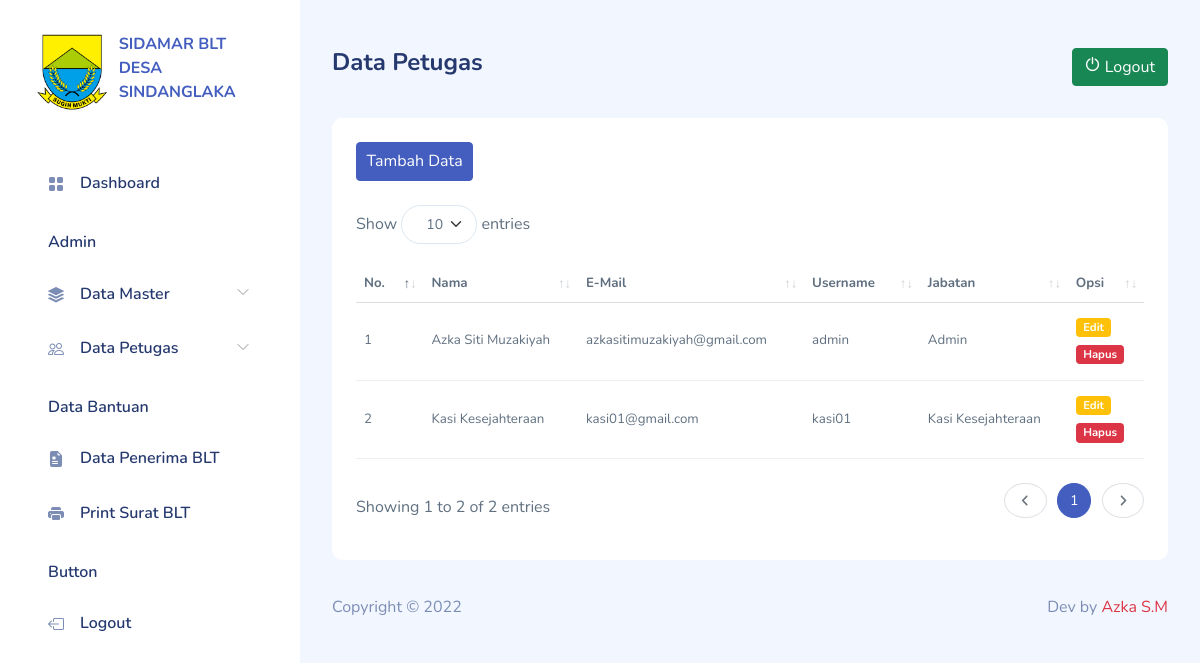
The page /data_petugas.php (signed in) on the database its author committed.
### tables this page shows
CREATE TABLE `users` (
  `id` int(11) NOT NULL,
  `nama` varchar(255) NOT NULL,
  `email` varchar(255) NOT NULL,
  `username` varchar(255) NOT NULL,
  `password` varchar(255) NOT NULL,
  `jabatan` int(11) NOT NULL,
  `date_created` date NOT NULL,
  `is_active` int(11) NOT NULL
);

CREATE TABLE `data_jabatan` (
  `id_jabatan` int(11) NOT NULL,
  `nama_jabatan` varchar(255) NOT NULL,
  `date_created` date NOT NULL,
  `is_active` int(11) NOT NULL
);

### functions.php (called while the page is built, shortened)
<?php
$conn = mysqli_connect("localhost", "root", "", "db_sdlk_blt");
function query($query)
{
    global $conn;
    $result = mysqli_query($conn, $query);
    $rows = [];
    while ($row = mysqli_fetch_assoc($result)) {
        $rows[] = $row;
    }
    return $rows;
}

### data_petugas.php (the view, shortened to what this page needs)
<?php
require "functions.php";
$users = query("SELECT * FROM users JOIN data_jabatan ON users.jabatan = data_jabatan.id_jabatan");
include "template_header.php";
include "template_sidebar.php";
?>
<div id="main">
    <div class="page-heading">
        <div class="row">
            <div class="col">
                <h4>Data Petugas</h4>
            </div>
            <div class="col">
                <a href="logout.php" class="btn btn-success float-end" onclick="return confirm('Yakin akan keluar dari aplikasi?');">
                    <i class="icon dripicons-power"></i>
                    Logout
                </a>
            </div>
        </div>
    </div>
    <div class="page-content">
        <section class="row">
            <div class="col-12 col-lg-12">
                <div class="card">
                    <div class="card-header">
                        <div class="row">
                            <div class="col-12 col-lg-8">
                                <a href="data_petugas_add.php" class='btn btn-primary icon'>
                                    <span>Tambah Data</span>
                                </a>
                            </div>
                            <div class="col-12 col-lg-4">
                            </div>
                        </div>
                    </div>
                    <div class="card-body">
                        <div class="table-responsive">
                            <table class="table" id="table1">
                                <thead>
                                    <tr>
                                        <th>No.</th>
                                        <th>Nama</th>
                                        <th>E-Mail</th>
                                        <th>Username</th>
                                        <th>Jabatan</th>
                                        <th>Opsi</th>
                                    </tr>
                                </thead>
                                <tbody>
                                    <?php $i = 1; ?>
                                    <?php foreach ($users as $u) : ?>
                                        <tr>
                                            <td><?= $i; ?></td>
                                            <td><?= $u["nama"]; ?></td>
                                            <td><?= $u["email"]; ?></td>
                                            <td><?= $u["username"]; ?></td>
                                            <td><?= $u["nama_jabatan"]; ?></td>
                                            <td>
                                                <a href="data_petugas_edit.php?id=<?= $u["id"] ?>" class="badge bg-warning mb-2">Edit</a> <br>
                                                <a href="data_petugas_delete.php?id=<?= $u["id"] ?>" class="badge bg-danger" onclick="return confirm('Yakin akan menghapus data petugas : <?= $u['nama']; ?> ?');">Hapus</a>
                                            </td>
                                        </tr>
                                        <?php $i++; ?>
                                    <?php endforeach; ?>
                                </tbody>
                            </table>
                        </div>
                    </div>
                </div>
            </div>
        </section>
    </div>
    <?php include "template_footer.php"; ?>

### assets/css/my-style.css (style rules this page uses)
table.dataTable { font-size: 10pt; }

### assets/css/app.css (style rules this page uses)
.btn i,.btn svg { height:16px;width:16px }
.btn.icon { padding:.4rem .6rem }
.btn.btn-danger,.btn.btn-info,.btn.btn-primary,.btn.btn-secondary,.btn.btn-success,.btn.btn-warning { color:#fff }
.card { border:none;margin-bottom:2.2rem }
.card .card-header { border:none }
.card .card-header~.card-body { padding-top:0 }
.card .card-body { padding:1.5rem }
.dataTable-table td,.dataTable-table thead th,.table td,.table thead th { vertical-align:middle }
.dataTable-table:not(.table-borderless) thead th,.table:not(.table-borderless) thead th { border-bottom:1px solid #dedede!important }
#main { margin-left:300px;padding:2rem }
.page-heading { margin:0 0 2rem }
a { text-decoration:none }

### template_header.php (style rules this page uses)
table.dataTable td { padding: 15px 8px; }

### rows shown on the page
users: nama "Azka Siti Muzakiyah", email "azkasitimuzakiyah@gmail.com", username "admin", data_jabatan.nama_jabatan "Admin"
users: nama "Kasi Kesejahteraan", email "kasi01@gmail.com", username "kasi01", data_jabatan.nama_jabatan "Kasi Kesejahteraan"
